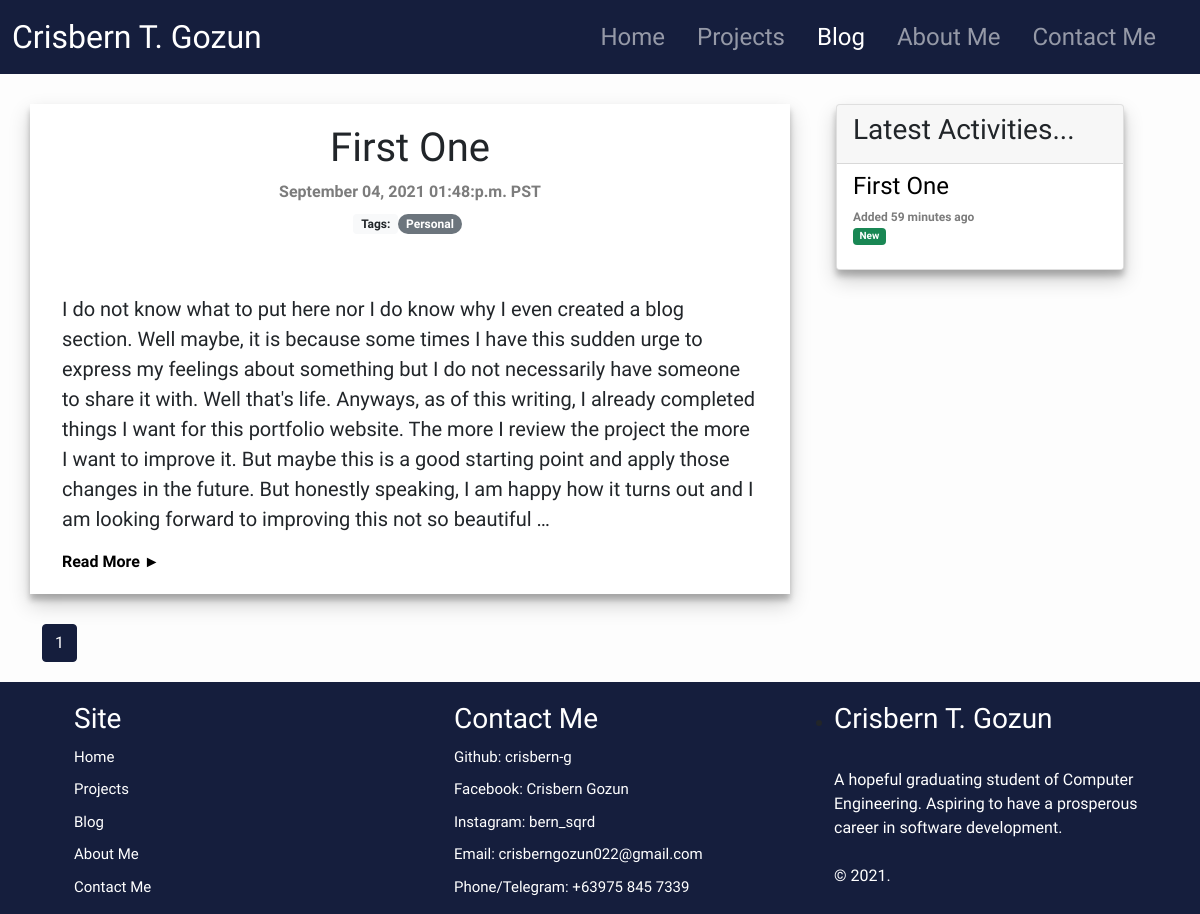
Screenshot of /blog/ with the database file from the repository.
### Blog/models.py (models this page shows)
class BlogModel(models.Model):
    blog_title = models.CharField(max_length=50)
    blog_text = models.TextField()
    blog_images = models.ManyToManyField(BlogImagesModel)
    blog_tag = models.ManyToManyField(TagsModel, related_name='tags')
    blog_date_added = models.DateTimeField(auto_now_add=True, editable=False)
    blog_date_modified = models.DateTimeField(auto_now=True)
    slug = models.SlugField()

class TagsModel(models.Model):
    tag_name = models.CharField(max_length=30)
    def __str__(self):
        return self.tag_name

### Blog/views.py (the view)
# urls.py: path('', views.AllBlogsView.as_view(), name='all_blogs'),
class AllBlogsView(ListView):
    template_name = 'Blog/all_blogs.html'
    model = BlogModel
    context_object_name = 'blogs'
    ordering = ['-blog_date_added']
    paginate_by = 10
    def get_context_data(self, **kwargs):
        data = super().get_context_data(**kwargs)
        data['latest'] = BlogModel.objects.all().order_by('-blog_date_modified')[:10]
        return data

### Blog/templates/Blog/all_blogs.html (shortened to what this page needs)
{% extends 'base.html' %}
{% load static %}
{% load humanize %}
{% block css_file %}
    <link rel="stylesheet" href="{% static 'Blog/all_blogs.css' %}">
{% endblock css_file %}
{% block navbar %}
      {% include 'includes/navbar.html' with page='blog' %}
{% endblock navbar %}
{% block content %}
    <section id="blogs_section">
        <div class="container">
            <div class="row row-cols-lg-2">
                <div class="col-lg-8">
                    {% for blog in blogs %}
                        <div class="row blog-card fade-in" onclick="window.location='{% url 'blog_detail' blog.slug %}'">
                            <span class="blog_title"><h1>{{ blog.blog_title }}</h1></span>
                            <span class="blog_date">{{ blog.blog_date_added|date:'F d, Y h:i:a T' }}</span>
                            <span class="d-flex justify-content-center blog_tag">
                                <span class="badge bg-light text-dark">Tags:</span>
                                {% for tag in blog.blog_tag.all %}
                                    <span class="badge rounded-pill bg-secondary tag-pill">{{tag}}</span>
                                {% endfor %}
                            </span>
                            <span class="blog_image d-flex justify-content-center">
                            </span>
                            <span class="blog_content">
                                <p>
                                    {{ blog.blog_text|truncatechars:600 }}
                                </p>
                            </span>
                            <span class="read_more">
                                <a href="{% url 'blog_detail' blog.slug %}">Read More &#9658;</a>
                            </span>
                        </div>
                    {% endfor %}
                </div>
                <div class="col-lg-4 d-flex justify-content-center align-items-baseline">
                    <div class="card" style="width: 18rem;">
                        <div class="card-header">
                            <h3>Latest Activities...</h3>
                        </div>
                        <ul class="list-group list-group-flush">
                            {% for blog in latest %}
                                <li class="list-group-item">
                                    <a href="{% url 'blog_detail' blog.slug %}">
                                        <span>
                                            <h4>{{ blog.blog_title|truncatechars:10 }}</h4>
                                            <p>
                                                {% if blog.blog_date_added|date:'F d, Y h:i:a T' != blog.blog_date_modified|date:'F d, Y h:i:a T' %}
                                                    Modified {{ blog.blog_date_modified|naturaltime }} <br>
                                                    <span class="badge bg-warning">Modified</span>
                                                {% else %}
                                                    Added {{ blog.blog_date_modified|naturaltime }} <br>
                                                    <span class="badge bg-success">New</span>
                                                {% endif %}
                                            </p>
                                        </span>
                                    </a>
                                </li>
                            {% endfor %}
                        </ul>
                        </div>
                </div>
            </div>
            <div class="row">
                <span class="paginator">
                    {% for num in page_obj.paginator.page_range %}
                        {% if num == page_obj.number %}
                            <a class="btn btn-primary">{{num}}</a>
                        {% elif num > page_obj.number|add:'-4' and num < page_obj.number|add:'4'%}
                            <a class="btn btn-outline-primary" href="?page={{ num }}">{{ num }}</a>
                        {% endif %}
                    {% endfor %}
                </span>
            </div>
        </div>
    </section>
{% endblock content %}

### Blog/static/Blog/all_blogs.css (style rules this page uses)
.blog-card { font-family: 'Ubuntu', sans-serif; margin-bottom: 30px; padding-bottom: 20px; background-color: white !important; box-shadow: rgba(0, 0, 0, 0.19) 0px 10px 20px, rgba(0, 0, 0, 0.23) 0px 6px 6px; cursor: pointer; }
#blogs_section { padding-top: 30px; }
.blog_title { padding-top: 20px; text-align: center; }
.blog_date { text-align: center; font-weight: bolder; color: rgb(124, 124, 124); }
.blog_tag { padding-top: 10px; }
.blog_tag .tag-pill { margin-right: 5px; }
.blog_image { padding-top: 30px; padding-bottom: 30px; }
.blog_content p { font-size: 20px; padding-left: 20px; padding-right: 20px; }
.read_more a { display: inline-block; position: relative; padding-left: 20px; font-weight: bold; cursor: pointer; text-decoration: none; color: black; }
.read_more a:after { position: absolute; content: ''; background-color: rgb(56, 5, 175); transition: ease-out 200ms; transform-origin: bottom left; transform: scaleX(0); height: 2px; width: 80%; bottom: 0; left: 20px; }
.card { font-family: 'Ubuntu', sans-serif; margin-bottom: 30px; box-shadow: rgba(0, 0, 0, 0.19) 0px 10px 20px, rgba(0, 0, 0, 0.23) 0px 6px 6px; }
.list-group-item a { color: black; text-decoration: none; }
.list-group-item span p { text-decoration: none; padding: 0; color: rgb(124, 124, 124); font-weight: bold; font-size: 12px; }
.bg-success { font-size: 10px !important; }
.paginator { margin-bottom: 20px; font-family: 'Ubuntu', sans-serif; }
.btn-primary { background-color: #151E3D !important; border-color: #151E3D !important; }

### static/main.css (style rules this page uses)
html { scroll-behavior: smooth; }
body { background-color: rgb(253, 253, 253) !important; overflow-x: hidden; }

### static/scroll-animations.css (style rules this page uses)
.fade-in { opacity: 0; transition-property: opacity; transition: 500ms ease-in; }
.fade-in.appear { opacity: 1; }

### rows the page displays
BlogModel: blog_title "First One", blog_date_added "September 04, 2021 01:48:p.m. PST", blog_text "I do not know what to put here nor I do know why I even created a blog section. Well maybe, it is because some times I have this sudden urge to express my feelings about something but I do not necessarily have someone to share it with. Well that's life. Anyways, as of this writing, I already completed things I want for this portfolio website. The more I review the project the more I want to improve it. But maybe this is a good starting point and apply those changes in the future. But honestly speaking, I am happy how it turns out and I am looking forward to improving this not so beautiful …", blog_date_modified "59 minutes ago"
TagsModel: tag_name "Personal"

### other values shown
{{ num }} "1"
